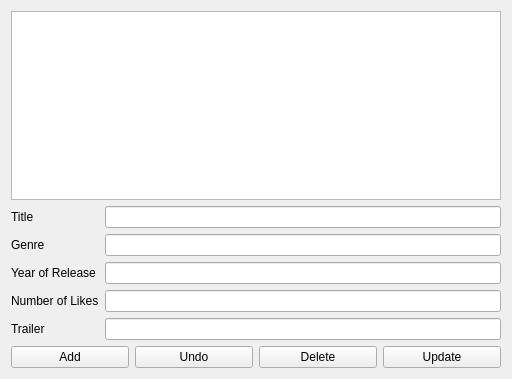
<?xml version="1.0" encoding="UTF-8"?>
<ui version="4.0">
 <class>AppGUI</class>
 <widget class="QWidget" name="AppGUI">
  <property name="geometry">
   <rect>
    <x>0</x>
    <y>0</y>
    <width>512</width>
    <height>379</height>
   </rect>
  </property>
  <property name="windowTitle">
   <string>AppGUI</string>
  </property>
  <layout class="QVBoxLayout" name="verticalLayout_2">
   <item>
    <layout class="QVBoxLayout" name="verticalLayout">
     <item>
      <widget class="QListWidget" name="movielistwidget"/>
     </item>
     <item>
      <layout class="QFormLayout" name="formLayout">
       <item row="0" column="0">
        <widget class="QLabel" name="title">
         <property name="text">
          <string>Title</string>
         </property>
        </widget>
       </item>
       <item row="0" column="1">
        <widget class="QLineEdit" name="titleLineEdit"/>
       </item>
       <item row="1" column="0">
        <widget class="QLabel" name="genre">
         <property name="text">
          <string>Genre</string>
         </property>
        </widget>
       </item>
       <item row="1" column="1">
        <widget class="QLineEdit" name="genreLineEdit"/>
       </item>
       <item row="2" column="0">
        <widget class="QLabel" name="yearofrelease">
         <property name="text">
          <string>Year of Release</string>
         </property>
        </widget>
       </item>
       <item row="2" column="1">
        <widget class="QLineEdit" name="yearOfReleaseLineEdit"/>
       </item>
       <item row="3" column="0">
        <widget class="QLabel" name="numberoflikes">
         <property name="text">
          <string>Number of Likes</string>
         </property>
        </widget>
       </item>
       <item row="3" column="1">
        <widget class="QLineEdit" name="numberOfLikesLineEdit"/>
       </item>
       <item row="4" column="0">
        <widget class="QLabel" name="trailer">
         <property name="text">
          <string>Trailer</string>
         </property>
        </widget>
       </item>
       <item row="4" column="1">
        <widget class="QLineEdit" name="trailerLineEdit"/>
       </item>
      </layout>
     </item>
     <item>
      <layout class="QHBoxLayout" name="horizontalLayout">
       <item>
        <widget class="QPushButton" name="addButton">
         <property name="text">
          <string>Add</string>
         </property>
        </widget>
       </item>
       <item>
        <widget class="QPushButton" name="pushButton">
         <property name="text">
          <string>Undo</string>
         </property>
        </widget>
       </item>
       <item>
        <widget class="QPushButton" name="deleteButton">
         <property name="text">
          <string>Delete</string>
         </property>
        </widget>
       </item>
       <item>
        <widget class="QPushButton" name="updateButton">
         <property name="text">
          <string>Update</string>
         </property>
        </widget>
       </item>
      </layout>
     </item>
    </layout>
   </item>
  </layout>
 </widget>
 <resources/>
 <connections>
  <connection>
   <sender>addButton</sender>
   <signal>clicked()</signal>
   <receiver>AppGUI</receiver>
   <slot>addMovie()</slot>
   <hints>
    <hint type="sourcelabel">
     <x>102</x>
     <y>365</y>
    </hint>
    <hint type="destinationlabel">
     <x>378</x>
     <y>326</y>
    </hint>
   </hints>
  </connection>
  <connection>
   <sender>updateButton</sender>
   <signal>clicked()</signal>
   <receiver>AppGUI</receiver>
   <slot>updateMovie()</slot>
   <hints>
    <hint type="sourcelabel">
     <x>503</x>
     <y>370</y>
    </hint>
    <hint type="destinationlabel">
     <x>378</x>
     <y>210</y>
    </hint>
   </hints>
  </connection>
  <connection>
   <sender>movielistwidget</sender>
   <signal>clicked(QModelIndex)</signal>
   <receiver>AppGUI</receiver>
   <slot>elementClick()</slot>
   <hints>
    <hint type="sourcelabel">
     <x>216</x>
     <y>117</y>
    </hint>
    <hint type="destinationlabel">
     <x>379</x>
     <y>237</y>
    </hint>
   </hints>
  </connection>
  <connection>
   <sender>pushButton</sender>
   <signal>clicked()</signal>
   <receiver>AppGUI</receiver>
   <slot>makeUndo()</slot>
   <hints>
    <hint type="sourcelabel">
     <x>183</x>
     <y>359</y>
    </hint>
    <hint type="destinationlabel">
     <x>4</x>
     <y>182</y>
    </hint>
   </hints>
  </connection>
 </connections>
 <slots>
  <slot>addMovie()</slot>
  <slot>updateMovie()</slot>
  <slot>elementClick()</slot>
  <slot>makeUndo()</slot>
 </slots>
</ui>
